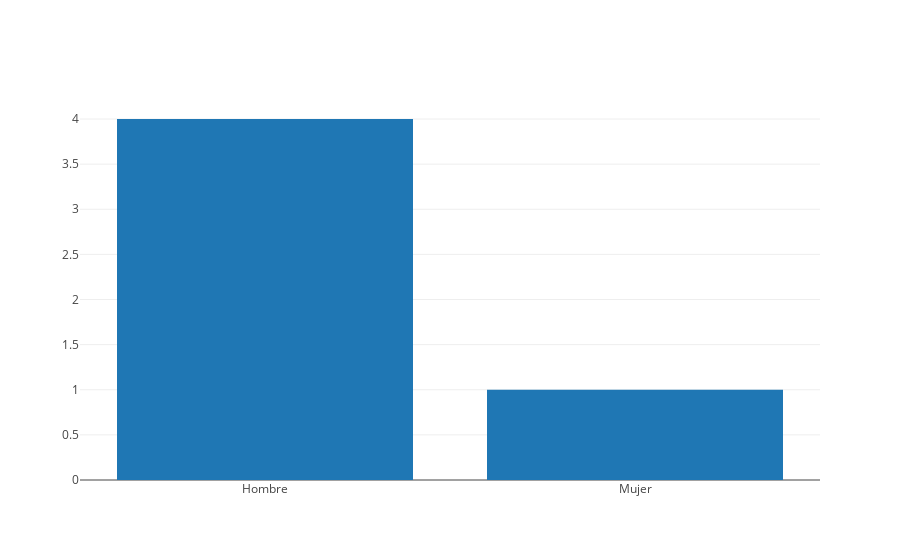
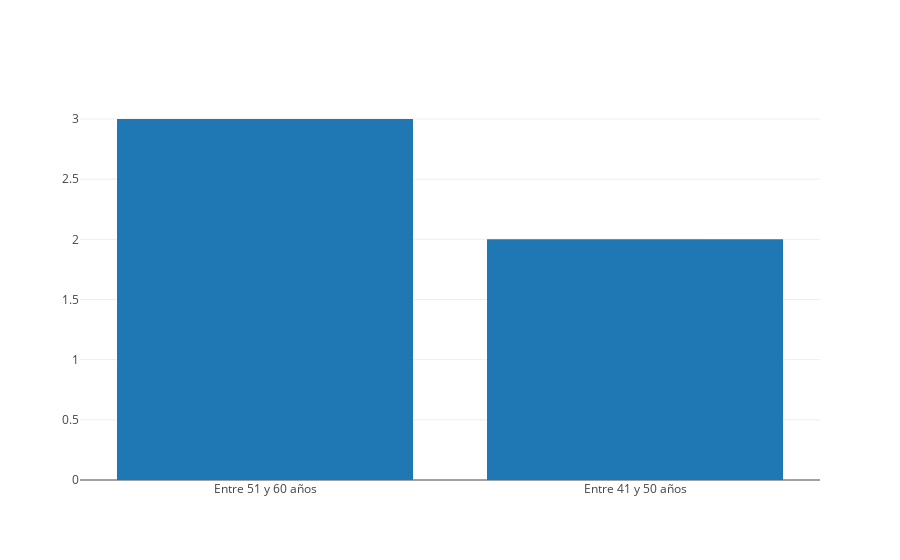
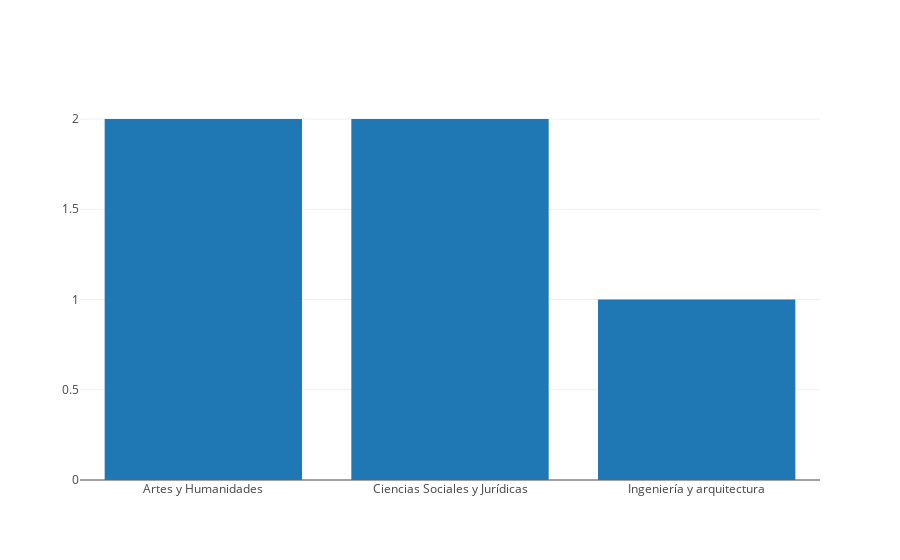
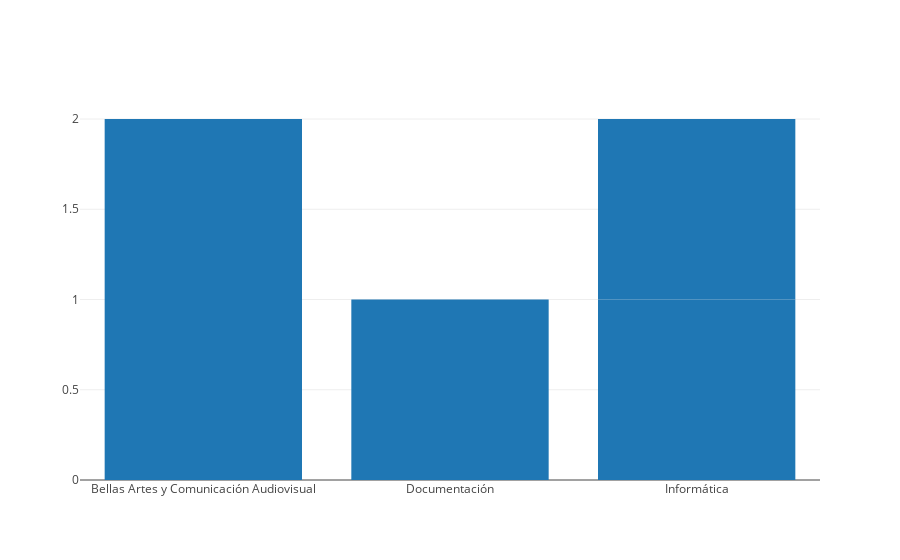

The cell these charts' notebook holds for them, in order:
### Code cell
columns2analyze = eResponsesNum.columns.values.tolist()

for column in columns2analyze:
    try:
        print(column+'\n')
        display(eResponsesNum[column].describe())

        data = [Bar(x=eResponsesNum[column],
                    y=eResponsesNum[column].value_counts())]

        iplot(data)
        # sns.countplot(x=column, data=expertsResponses_work)
        plt.show()
    except:
        print('ERROR: Column: '+column+' not found')

### Figure 1 — Plotly figure (JSON) as saved in the notebook; plotly's stock layout.template omitted (floating-point values rounded to 4 significant figures)
{"data": [{"type": "bar", "x": ["Hombre", "Mujer", "Hombre", "Hombre", "Hombre"], "y": [4, 1]}], "layout": {}}

### Figure 2 — Plotly figure (JSON) as saved in the notebook; plotly's stock layout.template omitted (floating-point values rounded to 4 significant figures)
{"data": [{"type": "bar", "x": ["Entre 51 y 60 años", "Entre 41 y 50 años", "Entre 41 y 50 años", "Entre 41 y 50 años", "Entre 51 y 60 años"], "y": [3, 2]}], "layout": {}}

### Figure 3 — Plotly figure (JSON) as saved in the notebook; plotly's stock layout.template omitted (floating-point values rounded to 4 significant figures)
{"data": [{"type": "bar", "x": ["Artes y Humanidades", "Ciencias Sociales y Jurídicas", "Ingeniería y arquitectura", "Ingeniería y arquitectura", "Ciencias Sociales y Jurídicas"], "y": [2, 2, 1]}], "layout": {}}

### Figure 4 — Plotly figure (JSON) as saved in the notebook; plotly's stock layout.template omitted (floating-point values rounded to 4 significant figures)
{"data": [{"type": "bar", "x": ["Bellas Artes y Comunicación Audiovisual", "Documentación", "Informática", "Informática", "Comunicación audiovisual"], "y": [2, 1, 1, 1]}], "layout": {}}
